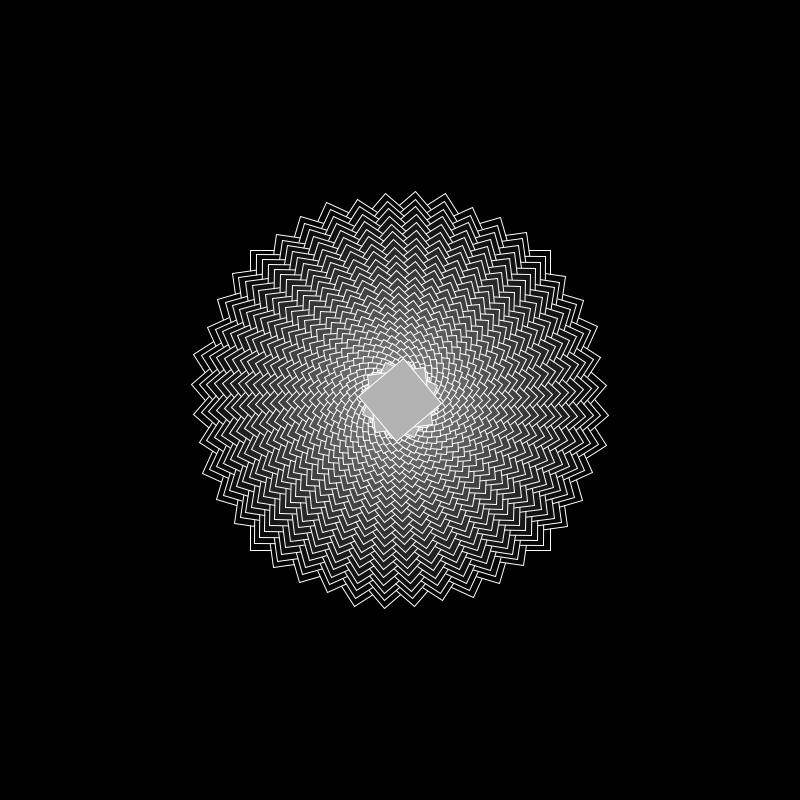
Frame 1 (no input)
Frame 60 (the mouse pressed at the canvas centre just before this capture): identical to frame 1, image omitted
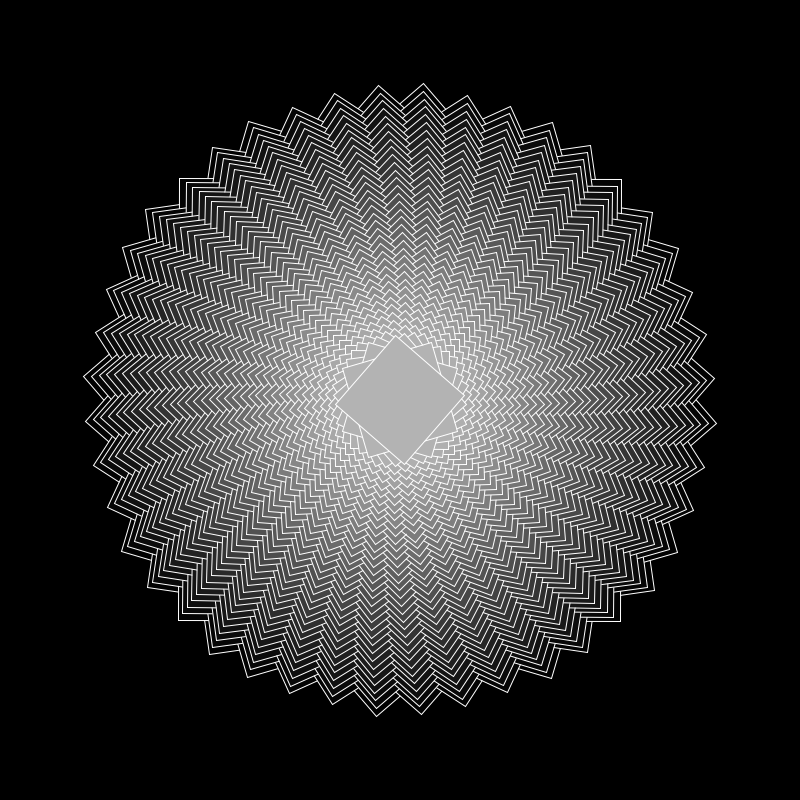
Frame 120 (the mouse held since frame 60 and released just before this capture)

The Processing sketch that drew these frames (run headless with seeded random() and noise(); from frame 60 on, the mouse is pressed at the canvas centre):

// Processing sketch: LSI_060_rectpattern
// ── LSI_060_rectpattern.pde
float rotattion=0;
float size=500;


float speed=0.0;

void setup(){
  
 size(800,800); 
  rectMode(CENTER);
}


void draw(){
  
  translate (width/2,height/2);
  stroke(255);
  background(0);
  


speed = map(mouseX,0,width,0,0.1);
rotattion+=speed;

size=map(mouseY,0,height,300,600);
  rotate(rotattion);
 
 println(size);
  
  
  
  for(int i=0;i<360;i=i+360/240){
    
    pushMatrix();
    rotate(i);
    fill(i/2);
    rect (0,0,size-i,size-i);
    popMatrix();
    //line(0,0,0,i);
  }

}
